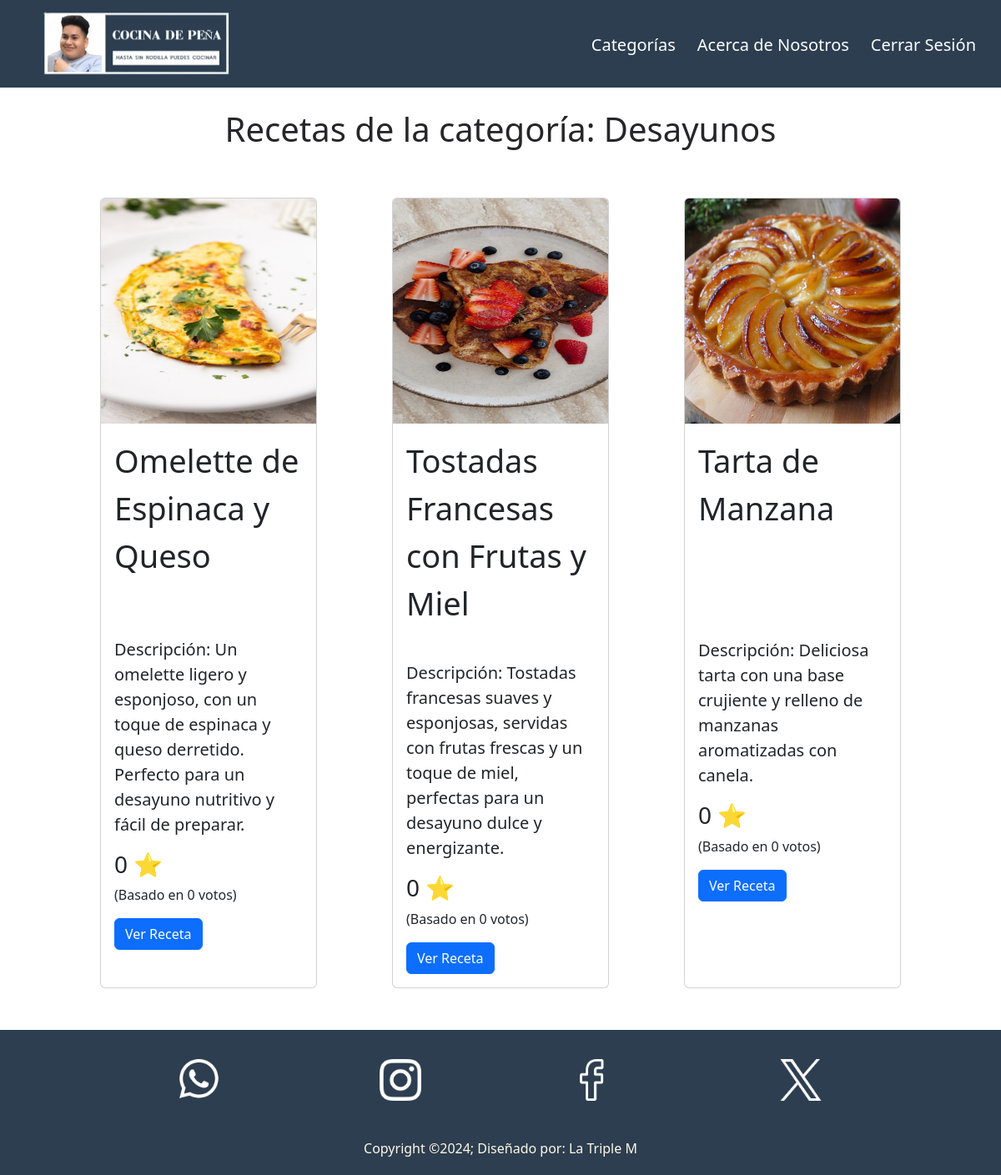
The app's page /sub_categoria.php?categoria=Desayunos (signed in) with its own data.
### tables this page shows
CREATE TABLE `recetas` (
  `id` int(11) NOT NULL,
  `img` varchar(255) NOT NULL,
  `nombre` varchar(100) NOT NULL,
  `micro` varchar(250) NOT NULL,
  `categorias` varchar(255) DEFAULT NULL,
  `preparacion` text NOT NULL,
  `ingredientes` text NOT NULL,
  `calificacion_promedio` float DEFAULT 0,
  `numero_votos` int(11) DEFAULT 0
);

### sub_categoria.php (the view, shortened to what this page needs)
<?php
$servername = "localhost";
$username = "root";
$password = "";
$dbname = "cocina";
$conn = new mysqli($servername, $username, $password, $dbname);
$categoria = $_GET['categoria'] ?? '';
$sql = "SELECT id, img, nombre, micro, calificacion_promedio, numero_votos FROM recetas WHERE categorias = ?";
$stmt = $conn->prepare($sql);
$stmt->bind_param("s", $categoria);
$stmt->execute();
$result = $stmt->get_result();
?>
<!DOCTYPE html>
<html lang="en">
<head>
    <link href="https://cdn.jsdelivr.net/npm/bootstrap@5.3.0-alpha1/dist/css/bootstrap.min.css" rel="stylesheet">
    <link rel="stylesheet" href="css/styles.css">
</head>
<body>
    <header>
        <nav class="navbar navbar-expand-lg navbar-dark bg-dark">
            <div class="container-fluid">
                <a class="navbar-brand" href="index.php"><img src="img/logos/10.png" alt="Logo"></a>
                <div class="collapse navbar-collapse" id="navbarNav">
                    <ul class="navbar-nav ms-auto">
                        <li class="nav-item">
                            <a class="nav-link" href="pages/categorias.php">Categorías</a>
                        </li>
                        <li class="nav-item">
                          <a class="nav-link" href="pages/nosotros.php">Acerca de Nosotros</a>
                      </li>
                      <?php
                        if (!isset($_SESSION['usuario_id'])) {
                            echo '
                            <li class="nav-item">
                                <a class="nav-link" href="paginas php/registro.html">Registrarse</a>
                            </li>
                            <li class="nav-item">
                                <a class="nav-link" href="paginas php/login.html">Iniciar Sesión</a>
                            </li>';
                        } else {
                            echo '
                            <li class="nav-item">
                                <a class="nav-link" href="paginas php/php/logout.php">Cerrar Sesión</a>
                            </li>';
                        }
                        ?>
                    </ul>
                </div>
            </div>
        </nav>
    </header>
    <main>
        <h1 class="tit" style="margin-top: 40px;">Recetas de la categoría: <?= htmlspecialchars($categoria) ?></h1>
        <div class="contenedor_visualizar">
        <?php if ($result->num_rows > 0): ?>
            <?php while ($row = $result->fetch_assoc()): ?>
                <div class="card">
                    <?php if (!empty($row['img'])): ?>
                        <img src="<?= htmlspecialchars($row['img']) ?>" class="card-img-top" alt="Imagen de la receta">
                    <?php else: ?>
                        <p>No hay imagen disponible</p>
                    <?php endif; ?>
                    <div class="card-body">
                        <?php if (!empty($row['nombre'])): ?>
                            <p class="card-title"><?= htmlspecialchars($row['nombre']) ?></p>
                        <?php else: ?>
                            <p>No hay nombre disponible</p>
                        <?php endif; ?>
                    </div>
                    <div class="card-body">
                        <?php if (!empty($row['micro'])): ?>
                            <p class="card-text">Descripción: <?= htmlspecialchars($row['micro']) ?></p>
                        <?php else: ?>
                            <p>No hay descripción disponible</p>
                        <?php endif; ?>
                        <div class="calificacion_promedio">
                            <h3> <?= round($row['calificacion_promedio'], 1) ?> ⭐</h3>
                            <p>(Basado en <?= $row['numero_votos'] ?> votos)</p>
                        </div>
                        <a href="receta.php?id=<?= $row['id'] ?>" class="btn btn-primary">Ver Receta</a>
                    </div>
                </div>
            <?php endwhile; ?>
        <?php else: ?>
            <p>No se encontraron recetas en esta categoría.</p>
        <?php endif; ?>
        </div>
    </main>
    <footer>
        <div class="footerContainer">
            <div class="redes">
                <a href=""><img src="../img/iconos/whatsapp-f.png" alt=""></a>
                <a href=""><img src="../img/iconos/instagram-f.png" alt=""></a>
                <a href=""><img src="../img/iconos/facebook-f.png" alt=""></a>
                <a href=""><img src="../img/iconos/x-f.png" alt=""></a>
            </div>
            <p>Copyright &copy;2024; Diseñado por: La Triple M</p>
        </div>
    </footer>
</body>
</html>

### css/styles.css (style rules this page uses)
.nav-link, .dropdown-item { color: white !important; font-size: 20px; margin-top: 5px; padding-bottom: 10px; transition: transform 0.5s, filter 0.5s, border-bottom 0.5s; margin-right: 10px; }
.navbar { position: fixed; top: 0; left: 0; width: 100%; z-index: 1000; background-color: #2C3E50 !important; }
.container-fluid a img { width: 300px; margin-left: 2px; cursor: pointer; transition: transform 0.8s; border: none; }
.tit { text-align: center; color: rgb(38, 38, 41); margin-top: -80px; }
.contenedor_visualizar { display: flex; flex-wrap: wrap; justify-content: space-between; margin: auto; width: 80%; }
.card { margin-top: 50px; max-width: 260px; }
.card img { height:270px; }
.card-title { font-size: 38px; }
.card-text { font-size: 20px; }
.btn-primary { margin: auto; }
footer { margin-top: 50px; background-color: #2C3E50; color: #FFF8E7; padding: 10px 0; }
.footerContainer { width: 100%; max-width: 1200px; margin: 0 auto; padding: 10px; }
.redes { display: flex; justify-content: center; flex-wrap: wrap; margin-top: 10px; }
.redes a { margin: 5px; }
.redes a img { width: 50px; transition: 0.2s; margin: 0px 90px auto; }
footer p { margin: 40px 0px auto; text-align: center; }

### records on screen
recetas: img (picture), nombre "Omelette de Espinaca y Queso", micro "Un omelette ligero y esponjoso, con un toque de espinaca y queso derretido. Perfecto para un desayuno nutritivo y fácil de preparar.", calificacion_promedio "0", numero_votos "0"
recetas: img (picture), nombre "Tostadas Francesas con Frutas y Miel", micro "Tostadas francesas suaves y esponjosas, servidas con frutas frescas y un toque de miel, perfectas para un desayuno dulce y energizante.", calificacion_promedio "0", numero_votos "0"
recetas: img (picture), nombre "Tarta de Manzana", micro "Deliciosa tarta con una base crujiente y relleno de manzanas aromatizadas con canela.", calificacion_promedio "0", numero_votos "0"

### other values on screen
$categoria "Desayunos"
